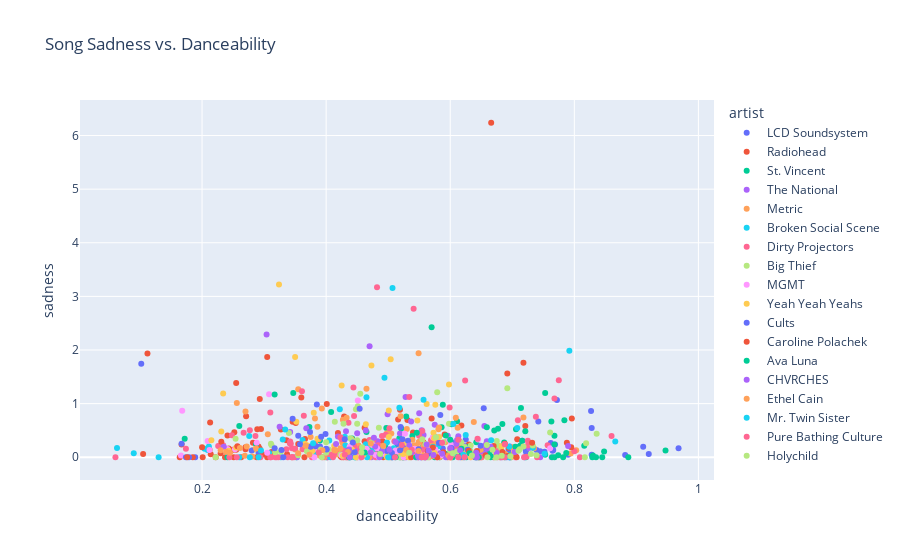

Write notebook code for a chart like this one.
### Code cell
px.scatter(SONG_LIB, x='danceability', y='sadness', color='artist', title='Song Sadness vs. Danceability', hover_data='title')
